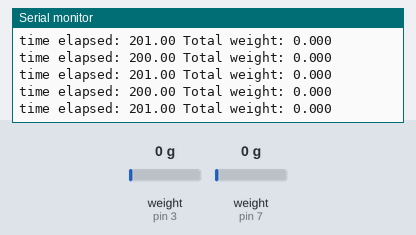
Recording of a sketch running on a simulated Arduino Uno, built with avr-gcc and run on an emulated ATmega328P. Parts: the last lines printed to the serial monitor. Inputs (shaded band) come from the test bench; at power-on: weight on the scale (sensors on pin 3, pin 7) 0 g.

Above: at 5.3 s.
5.4 s: weight on the scale (sensor on pin 3) set to 100 g
At 5.5 s:
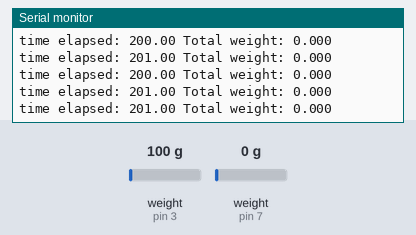
8.4 s: weight on the scale (sensor on pin 7) set to 100 g
At 8.53 s:
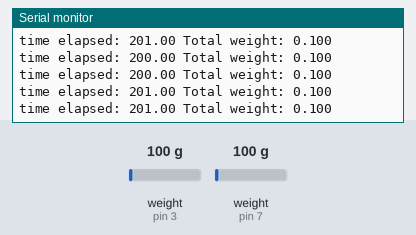
11.4 s: weight on the scale (sensor on pin 3) set to 1250 g
At 11.55 s:
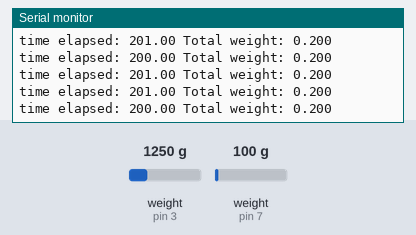
12.9 s: weight on the scale (sensor on pin 7) set to 1250 g
At 12.96 s:
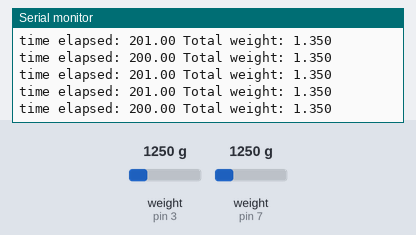
Timing chart, 0 to 15.4 s (numbered marks = the images above; inputs shaded):
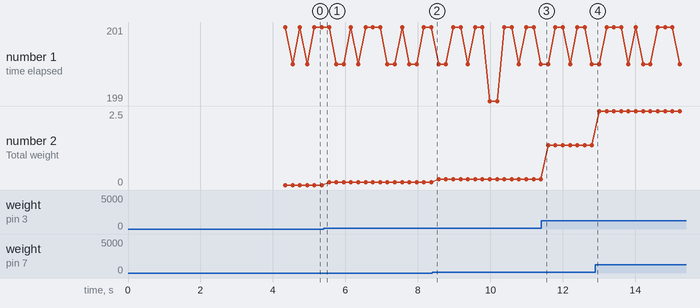

Measured:
- plotted number 2: 0 → 0.1 after the input at 5.4 s, 0.1 → 0.2 after the input at 8.4 s, 0.2 → 1.35 after the input at 11.4 s, 1.35 → 2.5 after the input at 12.9 s

The sketch:

calibration_loadcell.ino
```cpp
// (licence header left out)
#include "HX711.h"

#define LOADCELL1_CLK 2
#define LOADCELL1_DIO 3

#define LOADCELL2_CLK 6
#define LOADCELL2_DIO 7

HX711 scale1;
HX711 scale2;

float calibration_factor1 = -20000; //-7050 worked for my 440lb max scale setup
float calibration_factor2 = -20000; // -20000 and -15000 perfect combo so far

int spike_count = 0;
float total_weight = 0;

float start_time = 0;

void setup() {
  Serial.begin(9600);
  Serial.println("HX711 calibration sketch");
  Serial.println("Remove all weight from scale");
  Serial.println("After readings begin, place known weight on scale");
  Serial.println("Press + or a to increase calibration factor");
  Serial.println("Press - or z to decrease calibration factor");

  scale1.begin(LOADCELL1_DIO, LOADCELL1_CLK);
  scale1.set_scale();
  scale1.tare(); //Reset the scale to 0

  long zero_factor1 = scale1.read_average(); //Get a baseline reading
  Serial.print("Zero factor: "); //This can be used to remove the need to tare the scale. Useful in permanent scale projects.
  Serial.println(zero_factor1);

  scale2.begin(LOADCELL2_DIO, LOADCELL2_CLK);
  scale2.set_scale();
  scale2.tare(); //Reset the scale to 0

  long zero_factor2 = scale2.read_average(); //Get a baseline reading
  Serial.print("Zero factor: "); //This can be used to remove the need to tare the scale. Useful in permanent scale projects.
  Serial.println(zero_factor2);
}

void loop() {

  scale1.set_scale(calibration_factor1); //Adjust to this calibration factor
  scale2.set_scale(calibration_factor2); //Adjust to this calibration factor

//  Serial.print("Reading: ");
//  Serial.print(scale1.get_units(), 3);
//  Serial.print(" kg"); //Change this to kg and re-adjust the calibration factor if you follow SI units like a sane person
//  Serial.print(" Reading: ");
//  Serial.print(scale2.get_units(), 3);
//  Serial.println(" kg");

//  scale1.set_gain(128);
//  Serial.print("LC combo 1 Reading: ");
//  Serial.print(scale1.get_units(), 3);
//  Serial.print(" kg"); //Change this to kg and re-adjust the calibration factor if you follow SI units like a sane person
////  scale1.set_gain(32);
//  Serial.print("  LC combo 2 Reading: ");
//  Serial.print(scale2.get_units(), 3);
//  Serial.print(" kg");
  start_time = millis();
  total_weight = (scale1.get_units() + scale2.get_units());
  Serial.print("time elapsed: ");
  Serial.print(millis() - start_time);
  Serial.print(" Total weight: ");
  Serial.println(total_weight , 3);
//  if(abs(total_weight) > 10){
//    spike_count++;
//    Serial.print(" Total weight: ");
//    Serial.print(total_weight , 3);
//    Serial.print(" Spike_count: ");
//    Serial.println(spike_count);
//    if(spike_count % 5 == 0){
//      Serial.println("----------------");
//    }
//  }


//  Serial.println(scale1.get_value() + scale2.get_value(), 3);
//  delay()

  if(Serial.available())
  {
    char temp = Serial.read();
    if(temp == '+')
      calibration_factor1 += 10;
    else if(temp == '-')
      calibration_factor1 -= 10;
    else if(temp == 'a')
      calibration_factor2 += 10;
    else if(temp == 'z')
      calibration_factor2 -= 10;
  }
}
```
